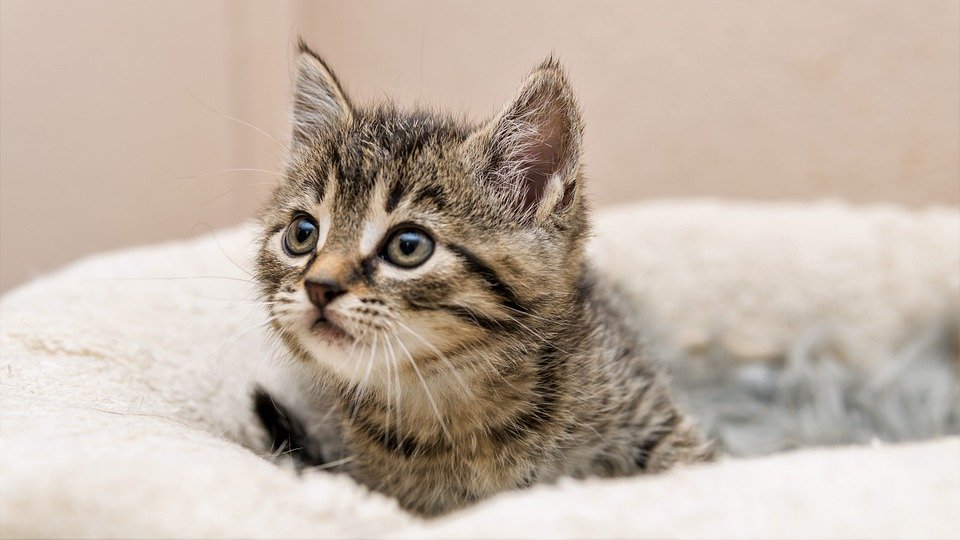
#> input picture Python/opencv/kitten.jpg, 960 x 540 px
$ python size.py
#> lines starting #> are read from the running program, lines starting #| are printed output that depends on the picture
#> further down, bgr_img is the input picture: shape (540, 960, 3); mean B, G, R 166, 178.5, 193
import cv2
from matplotlib import pyplot as plt

def cut_img(img):
    # Cut the size
    x_l, x_r = 200, 600
    y_u, y_d = 0, 400
    new_img = img[y_u:y_d, x_l:x_r] # y first, x second
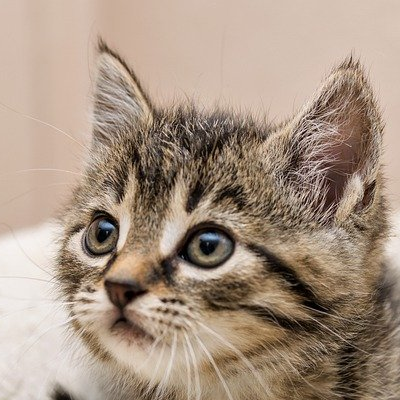
#> new_img: shape (400, 400, 3); mean R, G, B 167.4, 147.8, 131.1
    return new_img

def resize_img(img):
    # Resize the image
    new_w = int(img.shape[1] * 0.5)
#> new_w = 200
    new_h = int(img.shape[0] * 0.5)
#> new_h = 200
    new_img = cv2.resize(img, (new_w, new_h), interpolation = cv2.INTER_AREA)
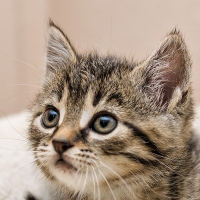
#> new_img: shape (200, 200, 3); mean R, G, B 167.5, 147.9, 131.2
    return new_img

def rotate_img(img):
    # Rotate the image
    (h, w, d) = img.shape
#> h = 200; w = 200; d = 3
    center = (w // 2, h // 2)
#> center = (100, 100)

    # Arg1: rotate center
    # Arg2: rotate angle (-:clockwise, + conterclockwise)
    # Arg3: resize
    M = cv2.getRotationMatrix2D(center, 45, 1.0)

    new_img = cv2.warpAffine(img, M, (w, h))
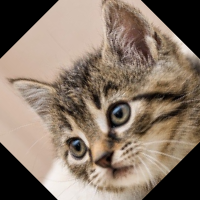
#> new_img: shape (200, 200, 3); mean R, G, B 135.5, 118.7, 104.3
    return new_img

bgr_img = cv2.imread('kitten.jpg')

# OpenCV format is BGR, matplotlib format is RGB
# We need to transform BGR to RGB
rgb_img = bgr_img[:,:,::-1]
# or we can transform thisway
#rgb_img = cv2.cvtColor(bgr_img, cv2.COLOR_BGR2RGB)

img1 = cut_img(rgb_img)
img2 = resize_img(img1)
img3 = rotate_img(img2)

# Use matplotlib to show image
plt.imshow(img3)
plt.show()
